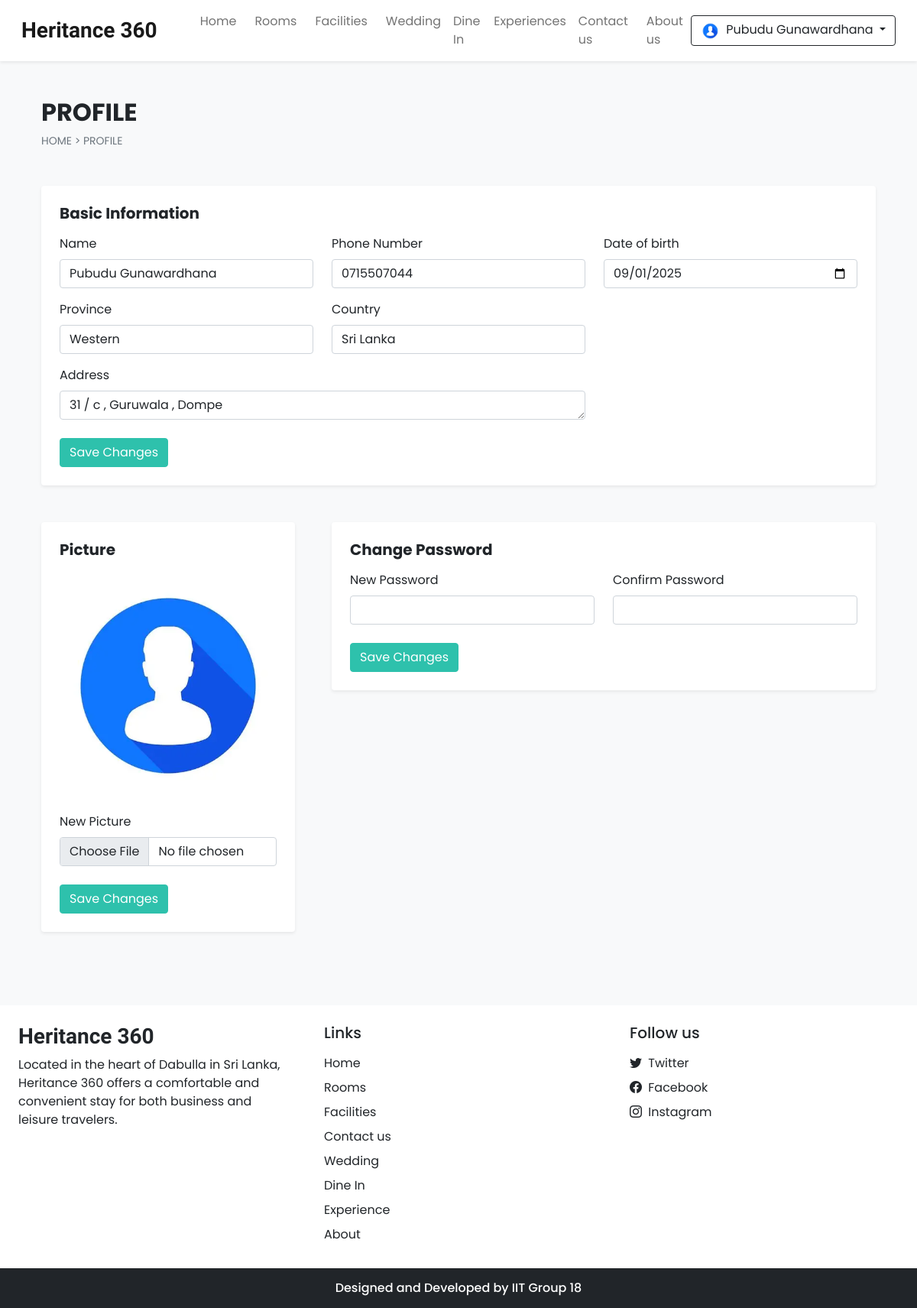
The app's page /profile.php (signed in) with its own data.
### tables this page shows
CREATE TABLE `settings` (
  `sr_no` int NOT NULL,
  `site_title` varchar(50) NOT NULL,
  `site_about` varchar(250) NOT NULL,
  `shutdown` tinyint(1) NOT NULL
);

CREATE TABLE `user_cred` (
  `id` int NOT NULL,
  `name` varchar(100) NOT NULL,
  `email` varchar(150) NOT NULL,
  `address` varchar(120) NOT NULL,
  `phonenum` varchar(100) NOT NULL,
  `pincode` int DEFAULT '0',
  `dob` date NOT NULL,
  `profile` varchar(100) NOT NULL,
  `password` varchar(200) NOT NULL,
  `is_verified` int NOT NULL DEFAULT '0',
  `token` varchar(200) DEFAULT NULL,
  `t_expire` date DEFAULT NULL,
  `status` int NOT NULL DEFAULT '1',
  `datentime` datetime NOT NULL DEFAULT CURRENT_TIMESTAMP,
  `country` varchar(255) NOT NULL,
  `province` varchar(255) NOT NULL
);

### admin/inc/db_config.php (called while the page is built, shortened)
<?php
  function select($sql,$values,$datatypes)
  {
    $con = $GLOBALS['con'];
    if($stmt = mysqli_prepare($con,$sql))
    {
      if (!empty($values) && !empty($datatypes)) {
      mysqli_stmt_bind_param($stmt, $datatypes, ...$values);
    }
      if(mysqli_stmt_execute($stmt)){
        $res = mysqli_stmt_get_result($stmt);
        return $res;
      }
      else{
        mysqli_stmt_close($stmt);
        die("Query cannot be executed - Select");
      }
    }
    else{
      die("Query cannot be prepared - Select");
    }
  }
?>

### profile.php (the view, shortened to what this page needs)
<!DOCTYPE html>
<html lang="en">
<head>
  <?php require('inc/links.php'); ?>
</head>
<body class="bg-light">
  <?php
    require('inc/header.php');
    $u_exist = select("SELECT * FROM `user_cred` WHERE `id`=? LIMIT 1",[$_SESSION['uId']],'s');
    $u_fetch = mysqli_fetch_assoc($u_exist);
  ?>
  <div class="container">
    <div class="row">
      <div class="col-12 my-5 px-4">
        <h2 class="fw-bold">PROFILE</h2>
        <div style="font-size: 14px;">
          <a href="index.php" class="text-secondary text-decoration-none">HOME</a>
          <span class="text-secondary"> > </span>
          <a href="#" class="text-secondary text-decoration-none">PROFILE</a>
        </div>
      </div>
      <div class="col-12 mb-5 px-4">
        <div class="bg-white p-3 p-md-4 rounded shadow-sm">
          <form id="info-form">
            <h5 class="mb-3 fw-bold">Basic Information</h5>
            <div class="row">
              <div class="col-md-4 mb-3">
                <label class="form-label">Name</label>
                <input name="name" type="text" value="<?php echo $u_fetch['name'] ?>" class="form-control shadow-none" required>
              </div>
              <div class="col-md-4 mb-3">
                <label class="form-label">Phone Number</label>
                <input name="phonenum" type="text" value="<?php echo $u_fetch['phonenum'] ?>" class="form-control shadow-none" required pattern="^0\d{9}$" title="Enter a valid 10-digit phone number starting with 0">
              </div>
              <div class="col-md-4 mb-3">
                <label class="form-label">Date of birth</label>
                <input name="dob" type="date" value="<?php echo $u_fetch['dob'] ?>" class="form-control shadow-none" required max="<?php echo date('Y-m-d'); ?>">
              </div>
              <div class="col-md-4 mb-3">
                <label class="form-label">Province</label>
                <input name="province" type="text" value="<?php echo $u_fetch['province'] ?>" class="form-control shadow-none" required>
              </div>
               <div class="col-md-4 mb-3">
                <label class="form-label">Country</label>
                <input name="country" type="text" value="<?php echo $u_fetch['country'] ?>" class="form-control shadow-none" required>
              </div>
              <div class="col-md-8 mb-4">
                <label class="form-label">Address</label>
                <textarea name="address" class="form-control shadow-none" rows="1" required><?php echo $u_fetch['address'] ?></textarea>
              </div>
            </div>
            <button type="submit" class="btn text-white custom-bg shadow-none">Save Changes</button>
          </form>
        </div>
      </div>
      <div class="col-md-4 mb-5 px-4">
        <div class="bg-white p-3 p-md-4 rounded shadow-sm">
          <form id="profile-form">
            <h5 class="mb-3 fw-bold">Picture</h5>
            <img src="<?php echo USERS_IMG_PATH.$u_fetch['profile'] ?>" class="rounded-circle img-fluid mb-3" style="width: 300px; height: 300px; object-fit: cover;" alt="Profile Picture">
            <label class="form-label">New Picture</label>
            <input name="profile" type="file" accept=".jpg, .jpeg, .png, .webp" class="mb-4 form-control shadow-none" required>
            <button type="submit" class="btn text-white custom-bg shadow-none">Save Changes</button>
          </form>
        </div>
      </div>
      <div class="col-md-8 mb-5 px-4">
        <div class="bg-white p-3 p-md-4 rounded shadow-sm">
          <form id="pass-form">
            <h5 class="mb-3 fw-bold">Change Password</h5>
            <div class="row">
              <div class="col-md-6 mb-3">
                <label class="form-label">New Password</label>
                <input name="new_pass" type="password" class="form-control shadow-none" required>
              </div>
              <div class="col-md-6 mb-4">
                <label class="form-label">Confirm Password</label>
                <input name="confirm_pass" type="password" class="form-control shadow-none" required>
              </div>
            </div>
            <button type="submit" class="btn text-white custom-bg shadow-none">Save Changes</button>
          </form>
        </div>
      </div>
    </div>
  </div>
  <?php require('inc/footer.php'); ?>
</body>
</html>

### inc/header.php (shortened to what this page needs)
<nav id="nav-bar" class="navbar navbar-expand-lg navbar-light bg-white px-lg-3 py-lg-2 shadow-sm sticky-top">
  <div class="container-fluid">
    <a class="navbar-brand me-5 fw-bold fs-3 h-font" href="index.php"><?php echo $settings_r['site_title'] ?></a>
    <div class="collapse navbar-collapse" id="navbarSupportedContent">
      <ul class="navbar-nav me-auto mb-2 mb-lg-0">
        <li class="nav-item">
          <a class="nav-link me-2" href="index.php">Home</a>
        </li>
        <li class="nav-item">
          <a class="nav-link me-2" href="rooms.php">Rooms</a>
        </li>
        <li class="nav-item">
          <a class="nav-link me-2" href="facilities.php">Facilities</a>
        </li>
        <li class="nav-item">
          <a class="nav-link" href="wedding_halls.php">Wedding</a>
        </li>
        <li class="nav-item">
          <a class="nav-link" href="dine_in.php">Dine In</a>
        </li>
        <li class="nav-item">
          <a class="nav-link" href="experience.php">Experiences</a>
        </li>
        <li class="nav-item">
          <a class="nav-link me-2" href="contact.php">Contact us</a>
        </li>
        <li class="nav-item">
          <a class="nav-link" href="about.php">About us</a>
        </li>
      </ul>
      <div class="d-flex">
        <?php
          if(isset($_SESSION['login']) && $_SESSION['login']==true)
          {
            $path = USERS_IMG_PATH;
            echo<<<data
              <div class="btn-group">
                <button type="button" class="btn btn-outline-dark shadow-none dropdown-toggle" data-bs-toggle="dropdown" data-bs-display="static" aria-expanded="false">
                  <img src="$path$_SESSION[uPic]" style="width: 25px; height: 25px;" class="me-1 rounded-circle">
                  $_SESSION[uName]
                </button>
                <ul class="dropdown-menu dropdown-menu-lg-end">
                  <li><a class="dropdown-item" href="profile.php">Profile</a></li>
                  <li><a class="dropdown-item" href="bookings.php">Bookings</a></li>
                  <li><a class="dropdown-item" href="logout.php">Logout</a></li>
                </ul>
              </div>
            data;
          }
        ?>
      </div>
    </div>
  </div>
</nav>

### inc/footer.php (shortened to what this page needs)
<div class="container-fluid bg-white mt-5">
    <div class="row">
        <div class="col-lg-4 p-4">
            <h3 class="h-font fw-bold fs-3 mb-2"><?php echo $settings_r['site_title'] ?></h3>
            <p>
                <?php echo $settings_r['site_about'] ?>
            </p>
        </div>
        <div class="col-lg-4 p-4">
            <h5 class="mb-3">Links</h5>
            <a href="index.php" class="d-inline-block mb-2 text-dark text-decoration-none">Home</a> <br>
            <a href="rooms.php" class="d-inline-block mb-2 text-dark text-decoration-none">Rooms</a> <br>
            <a href="facilities.php" class="d-inline-block mb-2 text-dark text-decoration-none">Facilities</a> <br>
            <a href="contact.php" class="d-inline-block mb-2 text-dark text-decoration-none">Contact us</a> <br>
            <a href="wedding_halls.php" class="d-inline-block mb-2 text-dark text-decoration-none">Wedding</a><br>
            <a href="dine_in.php" class="d-inline-block mb-2 text-dark text-decoration-none">Dine In</a><br>
            <a href="experience.php" class="d-inline-block mb-2 text-dark text-decoration-none">Experience</a><br>
            <a href="about.php" class="d-inline-block mb-2 text-dark text-decoration-none">About</a><br>
        </div>
        <div class="col-lg-4 p-4">
            <h5 class="mb-3">Follow us</h5>
            <?php
            if ($contact_r['tw'] != '') {
                echo <<<data
              <a href="$contact_r[tw]" class="d-inline-block text-dark text-decoration-none mb-2">
                <i class="bi bi-twitter me-1"></i> Twitter
              </a><br>
            data;
            }
            ?>
            <a href="<?php echo $contact_r['fb'] ?>" class="d-inline-block text-dark text-decoration-none mb-2">
                <i class="bi bi-facebook me-1"></i> Facebook
            </a><br>
            <a href="<?php echo $contact_r['insta'] ?>" class="d-inline-block text-dark text-decoration-none">
                <i class="bi bi-instagram me-1"></i> Instagram
            </a><br>
        </div>
    </div>
</div>
<h6 class="text-center bg-dark text-white p-3 m-0">Designed and Developed by IIT Group 18</h6>

### css/common.css (style rules this page uses)
:root { --teal: #2ec1ac; --teal_hover: #279e8c; }
* { font-family: 'Poppins', sans-serif; }
.h-font { font-family: 'Merienda', cursive; }
.custom-bg { background-color: var(--teal); border: 1px solid var(--teal); }

### records on screen
settings: site_title "Heritance 360", site_about "Located in the heart of Dabulla in Sri Lanka, Heritance 360 offers a comfortable and convenient stay for both business and leisure travelers."
user_cred: name "Pubudu Gunawardhana", phonenum "0715507044", dob "09/01/2025", province "Western", country "Sri Lanka", address "31 / c , Guruwala , Dompe", profile (picture)

### other values on screen
$_SESSION[uName] "Pubudu Gunawardhana"
